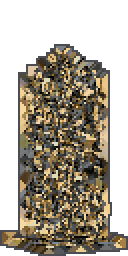
#> input picture assets/generated/building1_billboard.png, 64 x 128 px (shown 2 times larger)
$ python -i glb_to_billboard.py   (imports and definitions only)
#> lines starting #> are read from the running program, lines starting #| are printed output that depends on the picture; after the words box and inside, x2 and y2 are one past the last pixel; in counts of white or black regions, pixels touching at a corner belong together
#> further down, picture is the input picture: PIL image 64x128 RGBA; mean R, G, B, A 62.7, 55.8, 42.9, 143.4
#!/usr/bin/env python3
import io
import json
import math
import struct
from pathlib import Path

from PIL import Image, ImageEnhance, ImageFilter


ROOT = Path(__file__).resolve().parents[1]
MODEL_DIR = ROOT / "assets" / "models"
OUT_DIR = ROOT / "assets" / "generated"
SPRITE_W = 64
SPRITE_H = 128
VIEW_YAW_DEG = 28.0
VIEW_PITCH_DEG = -8.0
MARGIN = 3
MAX_RENDER_TRIANGLES = 1200000

JOBS = [
    {
        "glob": "building*.glb",
        "suffix": "_billboard",
        "width": 64,
        "height": 128,
        "yaw": 28.0,
        "pitch": -8.0,
    },
    {
        "glob": "backtofuture.glb",
        "output": "backtofuture_player.png",
        "width": 96,
        "height": 96,
        "yaw": 34.0,
        "pitch": -10.0,
    },
]

COMPONENT_FORMATS = {
    5120: ("b", 1),
    5121: ("B", 1),
    5122: ("h", 2),
    5123: ("H", 2),
    5125: ("I", 4),
    5126: ("f", 4),
}

TYPE_COUNTS = {
    "SCALAR": 1,
    "VEC2": 2,
    "VEC3": 3,
    "VEC4": 4,
    "MAT2": 4,
    "MAT3": 9,
    "MAT4": 16,
}


# [48 lines left out: functions read_glb, read_accessor, identity_matrix, not called in this run]


def matrix_from_gltf(values):
    return [float(values[col * 4 + row]) for row in range(4) for col in range(4)]


# [85 lines left out: functions multiply_matrix, trs_matrix, transform_point, collect_mesh_instances, load_texture, view_transform, not called in this run]


def edge(a, b, x, y):
    return (x - a[0]) * (b[1] - a[1]) - (y - a[1]) * (b[0] - a[0])


# [60 lines left out: functions sample_texture, draw_triangle, not called in this run]


def fill_pinholes(image):
    filled = image
    for _ in range(2):
        alpha = filled.getchannel("A")
        grown = filled.filter(ImageFilter.MaxFilter(3))
        mask = alpha.point(lambda value: 255 if value == 0 else 0)
        expanded_alpha = alpha.filter(ImageFilter.MaxFilter(3))
        fill_mask = Image.composite(expanded_alpha, Image.new("L", image.size, 0), mask)
        next_img = filled.copy()
        next_img.paste(grown, mask=fill_mask)
        filled = next_img
#> this loop made 2 passes
#> pass 1, in fill_pinholes, `mask = alpha.point(lambda value: 255 if value == 0 else 0)`:
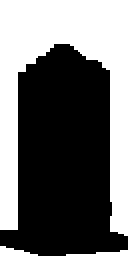
#> mask: PIL image 64x128 L (shown 2 times larger); 42.6% white; 3 white regions, box (x1, y1, x2, y2) and area: (0, 0, 64, 118) 3385, (0, 123, 19, 128) 56, (33, 125, 64, 128) 51
#> after the loop:
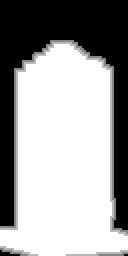
#> expanded_alpha: PIL image 64x128 L (shown 2 times larger); min 0, max 255, mean 158
#> after the loop:
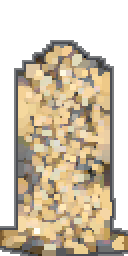
#> grown: PIL image 64x128 RGBA (shown 2 times larger); mean R, G, B, A 112.3, 99.5, 78, 158; transparent parts drawn white
#> after the loop:
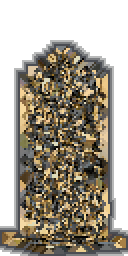
#> next_img: PIL image 64x128 RGBA (shown 2 times larger); mean R, G, B, A 63, 56.2, 43.7, 151; transparent parts drawn white
    return filled


def add_outline(image):
    image = fill_pinholes(image)
    alpha = image.getchannel("A")
    outline = alpha.filter(ImageFilter.MaxFilter(3))
    shell = Image.new("RGBA", image.size, (7, 11, 18, 185))
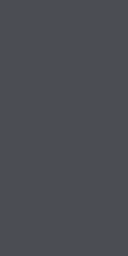
#> shell: PIL image 64x128 RGBA (shown 2 times larger); mean R, G, B, A 7, 11, 18, 185; transparent parts drawn white
    outlined = Image.new("RGBA", image.size, (0, 0, 0, 0))
#> outlined: PIL image 64x128 RGBA; every value is 0
    outlined.paste(shell, mask=outline)
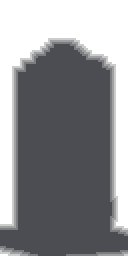
#> outlined: PIL image 64x128 RGBA (shown 2 times larger); mean R, G, B, A 4.4, 6.9, 11.3, 116.3; transparent parts drawn white
    outlined.alpha_composite(image)
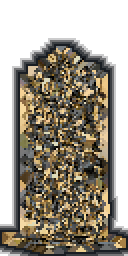
#> outlined: PIL image 64x128 RGBA (shown 2 times larger); mean R, G, B, A 63.1, 56.4, 43.9, 159.6; transparent parts drawn white
    return outlined


# [112 lines left out: functions render_billboard, main, not called in this run]


# [2 lines not run here, left out]

>>> from PIL import Image
>>> picture = Image.open('../assets/generated/building1_billboard.png')
>>> result = add_outline(picture)
